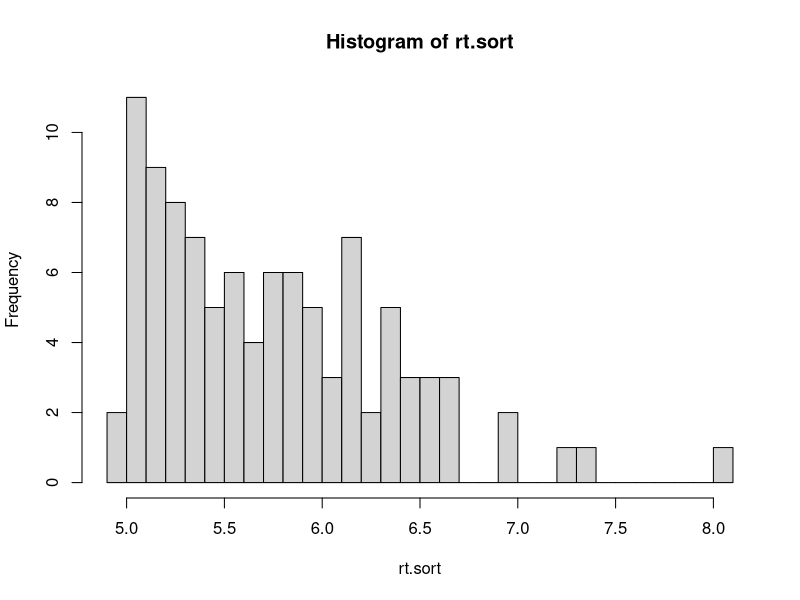
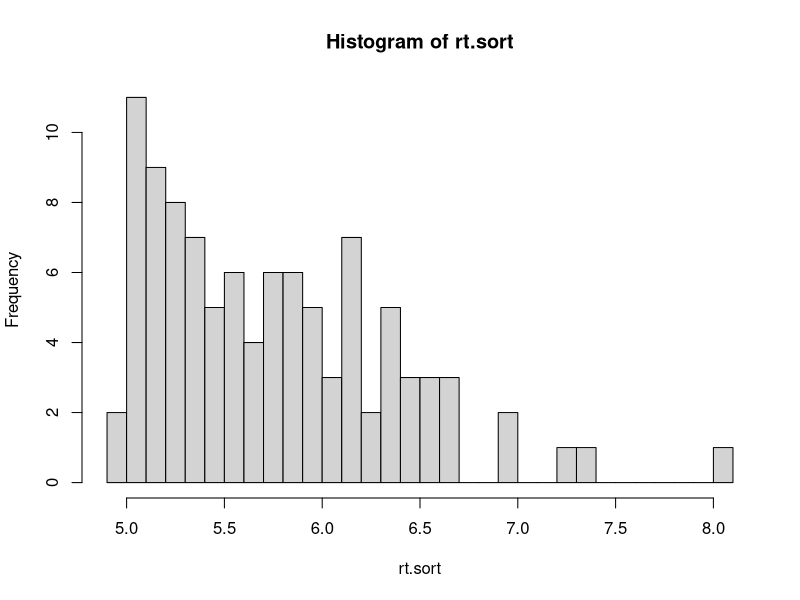
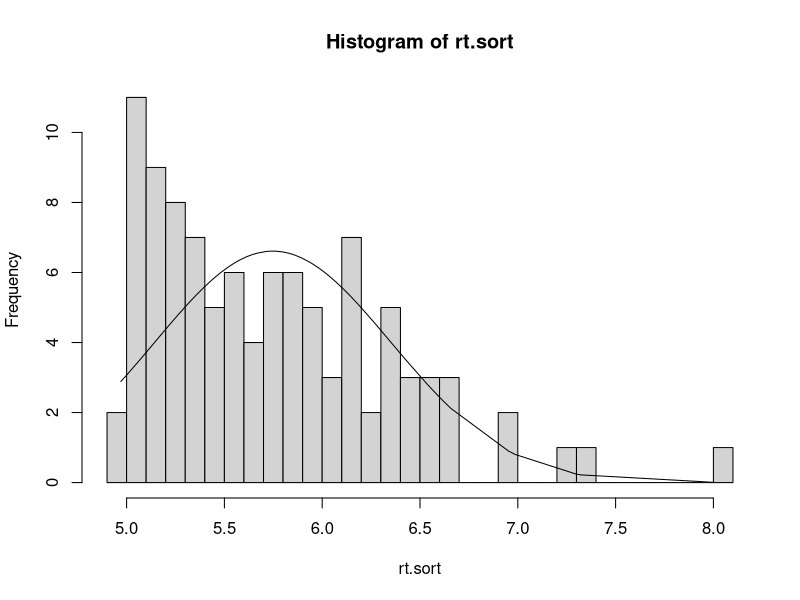
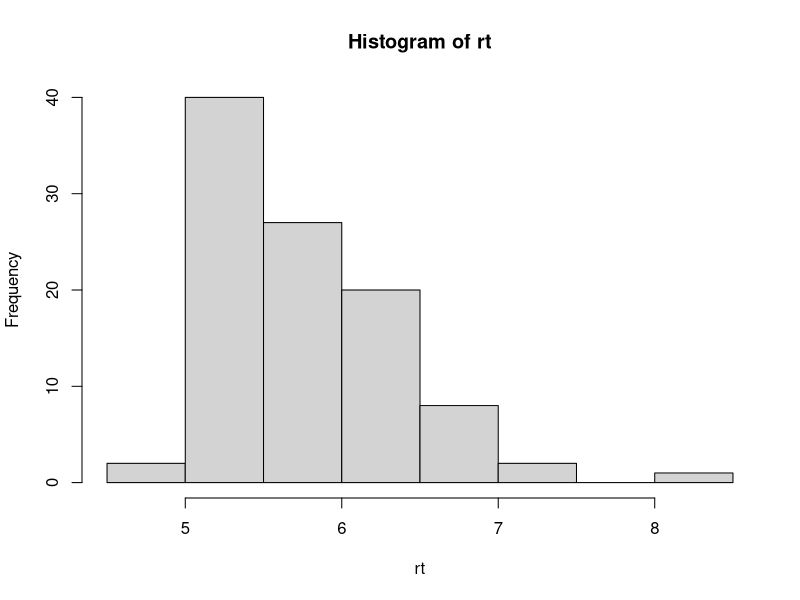
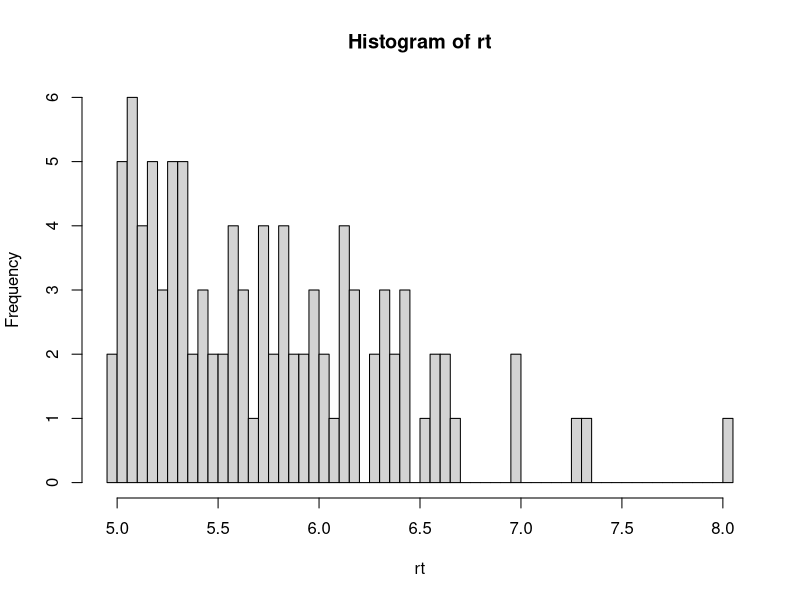
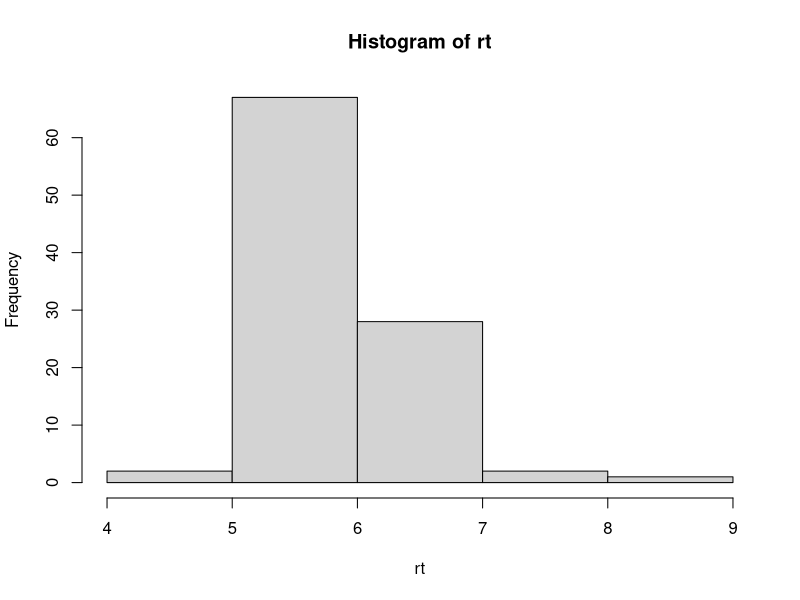
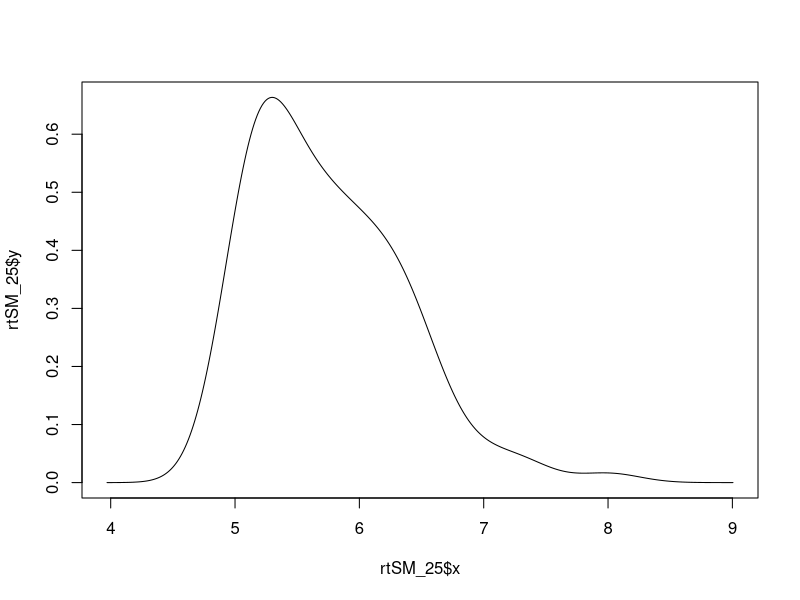
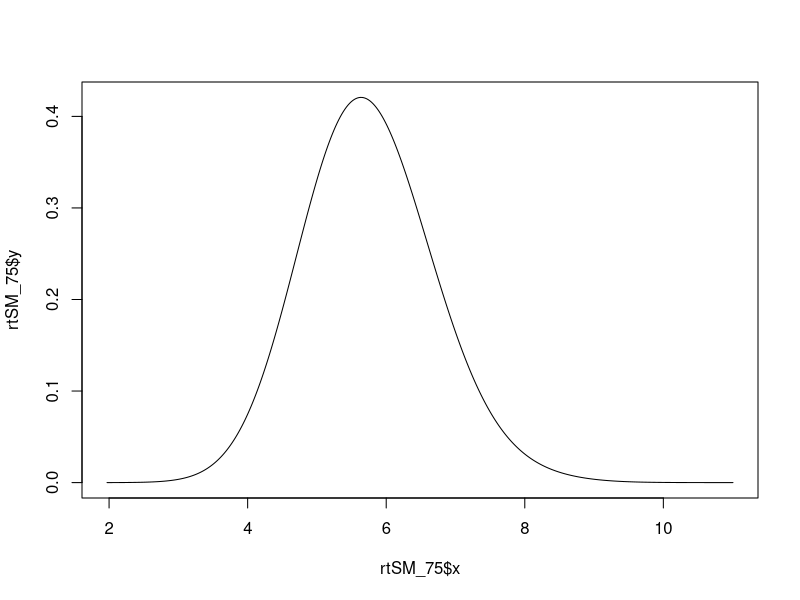

Reproduce these figures in R, in order.
#raincloud plots: https://wellcomeopenresearch.org/articles/4-63/v1
library(KernSmooth)

set.seed(17)
rt = sn::rmsn(100, c(5,-5), matrix(c(3,2,2,3)/3, 2, 2), c(10, 0.9))[,1]

rt.sort = sort(rt)
hist(rt.sort, breaks = 25)
c = hist(rt.sort, breaks = 25)$counts; d = hist(rt.sort, breaks = 25)$density
lines(rt.sort, dnorm(rt.sort, mean(rt.sort), sd(rt.sort)) * (c/d)[1])

hist(rt)
hist(rt, breaks = length(rt))
hist(rt, breaks = c(4:9))

rtSM_25 = bkde(rt, bandwidth = .25)
plot(rtSM_25, type="l")
rtSM_75 = bkde(rt, bandwidth = .75)
plot(rtSM_75, type="l")
rtSM_05 = bkde(rt, bandwidth = .05)
plot(rtSM_05, type="l")

hist(log(rt))
hist(log10(rt), breaks=25)
c10 =  hist(log10(rt), breaks = 25)$counts; d10 = hist(log10(rt), breaks = 25)$density
lines(sort(log10(rt)), dnorm(sort(log10(rt)), mean(log10(rt)), sd(log10(rt))) * (c10/d10)[1])
hist(rt^-3.218)
